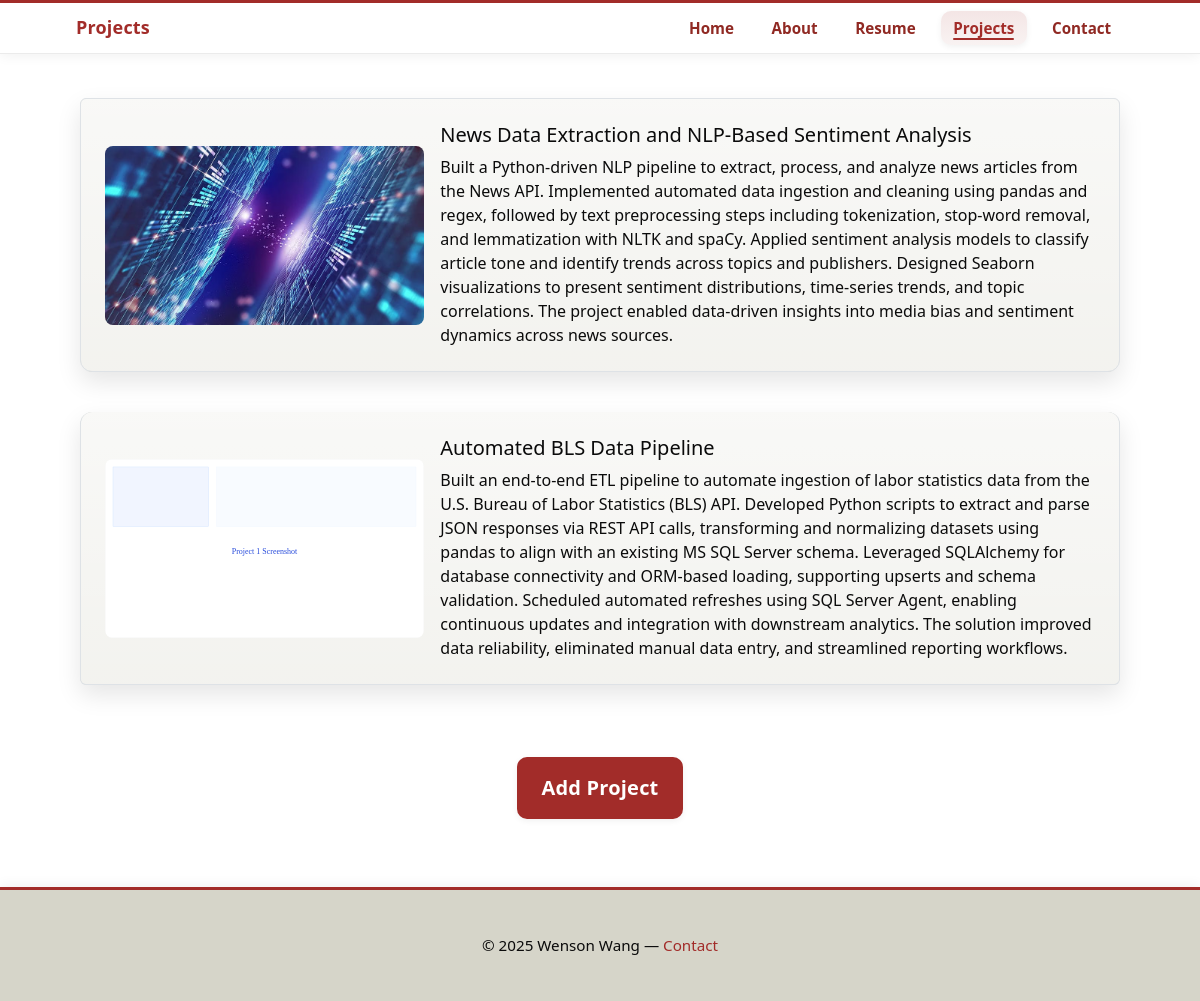
The app's page /projects with its own data.
### tables this page shows
CREATE TABLE projects (
	id INTEGER PRIMARY KEY AUTOINCREMENT,
	Title TEXT NOT NULL,
	Description TEXT,
	ImageFileName TEXT
);

### app.py (the view)
@app.route('/projects')
def projects():
    projects = DAL.get_projects()
    return render_template('projects.html', active_page='projects', projects=projects)

### DAL.py (called while the page is built)
def get_connection(path: Path = DB_PATH) -> sqlite3.Connection:
	return sqlite3.connect(str(path))

def get_projects(path: Path = DB_PATH) -> List[Dict[str, Optional[str]]]:
	conn = get_connection(path)
	try:
		conn.row_factory = sqlite3.Row
		cur = conn.cursor()
		cur.execute("SELECT id, Title, Description, ImageFileName FROM projects ORDER BY id DESC")
		rows = cur.fetchall()
		return [dict(r) for r in rows]
	finally:
		conn.close()

### templates/projects.html (shortened to what this page needs)
{% extends "base.html" %}
{% block header_title %}Projects{% endblock %}
{% block content %}
<section class="project-list">
  {% if projects and projects|length > 0 %}
    <div class="list-group">
      {% for p in projects %}
      <article class="list-group-item mb-4 p-4 project">
        <div class="row g-3 align-items-center">
          <div class="col-md-4 col-sm-12 text-center">
            {% if p.ImageFileName %}
              <img src="{{ url_for('static', filename='images/' ~ p.ImageFileName) }}" alt="{{ p.Title }}" class="img-fluid" style="max-height:320px; object-fit:cover; width:100%; border-radius:8px;" />
            {% else %}
              <img src="{{ url_for('static', filename='images/project1-placeholder.svg') }}" alt="placeholder" class="img-fluid" style="max-height:320px; object-fit:cover; width:100%; border-radius:8px;" />
            {% endif %}
          </div>
          <div class="col-md-8 col-sm-12">
            <h3 class="h4">{{ p.Title }}</h3>
            <p class="mb-0">{{ p.Description }}</p>
          </div>
        </div>
      </article>
      {% endfor %}
    </div>
  {% else %}
    <p>No projects found.</p>
  {% endif %}
  <div class="mt-5 mb-5 text-center">
    <a href="{{ url_for('project_form') }}" class="btn btn-primary btn-lg px-4 py-3">Add Project</a>
  </div>
</section>
{% endblock %}

### templates/base.html (shortened to what this page needs)
<!doctype html>
<html lang="en">
<head>
  {% block head %}
  <link href="https://cdn.jsdelivr.net/npm/bootstrap@5.3.2/dist/css/bootstrap.min.css" rel="stylesheet">
  <link rel="stylesheet" href="{{ url_for('static', filename='css/styles.css') }}">
  {% endblock %}
</head>
<body{% block body_class %}{% endblock %}>
  <header class="site-header">
    <div class="container d-flex align-items-center justify-content-between">
      <a class="d-flex align-items-center text-decoration-none" href="{{ url_for('index') }}">
        <h1 class="site-title mb-0">{% block header_title %}Wenson Wang{% endblock %}</h1>
      </a>
      {% block nav %}
      <nav class="main-nav" aria-label="Primary navigation">
        <a href="{{ url_for('index') }}" class="{% if active_page == 'home' %}active{% endif %}">Home</a>
        <a href="{{ url_for('about') }}" class="{% if active_page == 'about' %}active{% endif %}">About</a>
        <a href="{{ url_for('resume') }}" class="{% if active_page == 'resume' %}active{% endif %}">Resume</a>
        <a href="{{ url_for('projects') }}" class="{% if active_page == 'projects' %}active{% endif %}">Projects</a>
        <a href="{{ url_for('contact') }}" class="{% if active_page == 'contact' %}active{% endif %}">Contact</a>
      </nav>
      {% endblock %}
    </div>
  </header>
  <main class="container mt-4">
    {% block content %}{% endblock %}
  </main>
  {% block footer %}
  <footer class="site-footer">
    <div class="container">© 2025 Wenson Wang — <a href="{{ url_for('contact') }}">Contact</a></div>
  </footer>
  {% endblock %}
</body>
</html>

### static/css/styles.css (style rules this page uses)
:root { --black: #0b0b0b; --muted-olive: #8b8b78; --paper: #ffffff; --card: #d6d5c9; --accent: #a22c29; --accent-dark: #902923; --white: #ffffff; --maxw: 1080px; --radius: 12px; --shadow-sm: 0 2px 6px rgba(0,0,0,0.06); --shadow-md: 0 10px 24px rgba(0,0,0,0.10); --shadow-lg: 0 24px 48px rgba(0,0,0,0.12); --ring: 0 0 0 3px rgba(162,44,41,0.15); }
* { box-sizing:border-box }
html,body { height:100% }
body { font-family: "Segoe UI", system-ui, -apple-system, "Helvetica Neue", Arial, sans-serif; background:var(--paper); color:var(--black); margin:0; -webkit-font-smoothing:antialiased; -moz-osx-font-smoothing:grayscale; display:flex; min-height:100vh; flex-direction:column; }
.container { max-width:var(--maxw);margin:0 auto;padding:1.25rem }
main { flex:1 0 auto }
.site-header { position:sticky;top:0;background:var(--white);border-top:3px solid var(--accent);border-bottom:1px solid rgba(0,0,0,0.08);box-shadow:0 2px 12px rgba(0,0,0,0.06);z-index:50 }
.site-header .container { display:flex;align-items:center;justify-content:space-between;gap:1rem }
.site-title { margin:0;padding:.9rem 0;font-size:1.15rem;font-weight:800;letter-spacing:0.3px }
.main-nav { display:flex;gap:0.5rem;align-items:center }
.main-nav a { position:relative;margin-left:0.25rem;color:var(--accent-dark);text-decoration:none;padding:.6rem .8rem;border-radius:10px;font-weight:800;font-size:.95rem;line-height:1;transition:transform .2s ease, background .2s ease, color .2s ease }
.main-nav a::after { content:"";position:absolute;left:.8rem;right:.8rem;bottom:.35rem;height:2px;background:transparent;border-radius:2px;transform:scaleX(0);transform-origin:left;transition:transform .2s ease, background .2s ease }
.main-nav a.active { background:linear-gradient(180deg, rgba(162,44,41,0.12), rgba(144,41,35,0.06));color:var(--accent);box-shadow:var(--shadow-sm) }
.main-nav a.active::after { background:var(--accent);transform:scaleX(1) }
.btn { display:inline-flex;align-items:center;gap:.5rem;background:var(--accent);color:var(--white);border:none;padding:.65rem 1rem;border-radius:10px;cursor:pointer;font-weight:800;letter-spacing:.2px;box-shadow:var(--shadow-sm);text-decoration:none;transition:transform .2s ease, box-shadow .2s ease, background .2s ease }
.project { margin-bottom:1.5rem }
.project-list { display:block }
.project { background:linear-gradient(180deg, rgba(255,255,255,0.85), rgba(255,255,255,0.7)), var(--card);padding:1rem;border-radius:var(--radius);box-shadow:var(--shadow-md);color:var(--black);transition:transform .25s ease, box-shadow .25s ease }
.project + .project { margin-top:1rem }
.project p:last-child { margin-top:auto }
.site-footer { padding:1.5rem 0;text-align:center;color:var(--black);font-size:.95rem;border-top:3px solid var(--accent);background:linear-gradient(180deg, rgba(214,213,201,0.7), rgba(214,213,201,0.9)), var(--card);box-shadow:0 -2px 12px rgba(0,0,0,0.06) }
a { color:var(--accent);text-decoration:none }
@media (min-width:700px) { .site-header .container { padding:0 1rem } }
@media (min-width:900px) { .project-list { display:block;max-width:100% } }
@media (min-width:900px) { .project { margin:0 0 1.25rem 0;display:block;padding:1.25rem;border-radius:var(--radius); } }
@media (min-width:900px) { .project .img-fluid { width:100%;height:auto;display:block } }
@media (min-width:900px) { .project h3 { font-size:1.25rem } }
h1.site-title { font-size:1.125rem;letter-spacing:0.2px }
h3 { font-weight:600;margin-top:1rem;margin-bottom:.5rem;color:var(--black) }

### records on screen
projects: ImageFileName (picture), Title "News Data Extraction and NLP-Based Sentiment Analysis", Description "Built a Python-driven NLP pipeline to extract, process, and analyze news articles from the News API. Implemented automated data ingestion and cleaning using pandas and regex, followed by text preprocessing steps including tokenization, stop-word removal, and lemmatization with NLTK and spaCy. Applied sentiment analysis models to classify article tone and identify trends across topics and publishers. Designed Seaborn visualizations to present sentiment distributions, time-series trends, and topic correlations. The project enabled data-driven insights into media bias and sentiment dynamics across news sources."
projects: Title "Automated BLS Data Pipeline", Description "Built an end-to-end ETL pipeline to automate ingestion of labor statistics data from the U.S. Bureau of Labor Statistics (BLS) API. Developed Python scripts to extract and parse JSON responses via REST API calls, transforming and normalizing datasets using pandas to align with an existing MS SQL Server schema. Leveraged SQLAlchemy for database connectivity and ORM-based loading, supporting upserts and schema validation. Scheduled automated refreshes using SQL Server Agent, enabling continuous updates and integration with downstream analytics. The solution improved data reliability, eliminated manual data entry, and streamlined reporting workflows."
